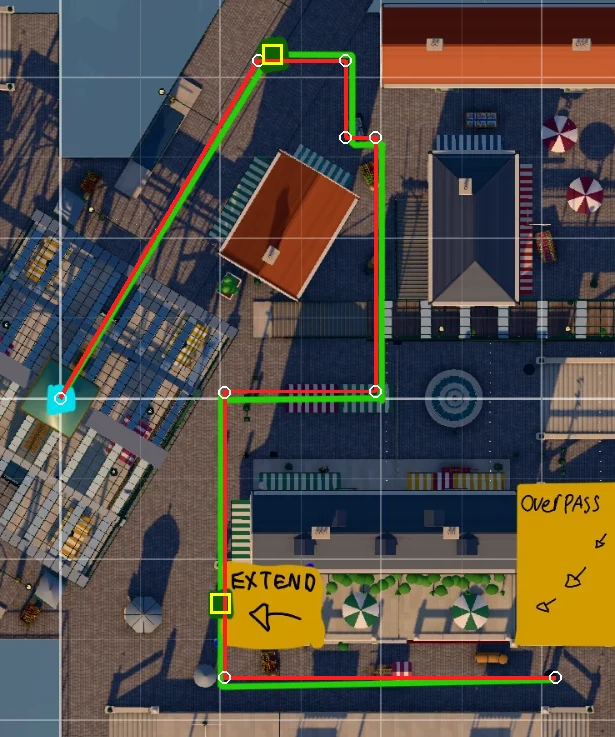
#> input picture tools/botlab/jobs/tower-stages/crossmarket-track.webp, 615 x 737 px, found by its file name
$ python art-sheet.py ../../tower-stages/crossmarket-drawn.webp ../../tower-stages/crossmarket-track.webp ../../tower-stages/crossmarket-track.webp ../../tower-stages/crossmarket-track.webp ../../tower-stages/crossmarket-track.webp ../../tower-stages/crossmarket-track.webp
#> lines starting #> are read from the running program, lines starting #| are printed output that depends on the picture
# Bluestone art phase (scratch): contact sheets of art-shots.cjs pictures. Run with python3 -I.
#   python3 -I art-sheet.py <dir> <out.jpg> <title> <rowkey,…> <colkey,…> <pattern with {r} and {c}> [thumb width]
# e.g. … out/art sheet.jpg "Places, day" circus,knee e1,e2,e3 "places-{r}-{c}-day.jpg" 560
import sys, os
from PIL import Image, ImageDraw, ImageFont
d, out, title, rows, cols, pat = sys.argv[1:7]
tw = int(sys.argv[7]) if len(sys.argv) > 7 else 560
rows, cols = rows.split(','), cols.split(',')
th = tw * 9 // 16
try: F = ImageFont.truetype('/System/Library/Fonts/Helvetica.ttc', 18); F2 = ImageFont.truetype('/System/Library/Fonts/Helvetica.ttc', 24)
except Exception: F = F2 = ImageFont.load_default()
lw, top = 110, 40
S = Image.new('RGB', (lw + tw * len(cols) + 4 * len(cols), top + (th + 4) * len(rows)), (32, 36, 44))
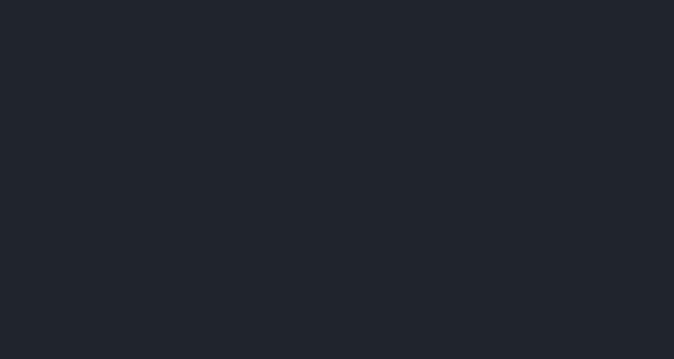
#> S: PIL image 674x359 RGB; mean R, G, B 32, 36, 44
g = ImageDraw.Draw(S)
g.text((10, 8), title, fill=(244, 233, 200), font=F2)
for j, c in enumerate(cols): g.text((lw + j * (tw + 4) + 6, top - 22), c, fill=(220, 220, 220), font=F)
for i, r in enumerate(rows):
    g.text((8, top + i * (th + 4) + th // 2 - 10), r, fill=(220, 220, 220), font=F)
    for j, c in enumerate(cols):
        p = os.path.join(d, pat.replace('{r}', r).replace('{c}', c))
        if not os.path.exists(p): continue
        im = Image.open(p).convert('RGB').resize((tw, th), Image.LANCZOS)
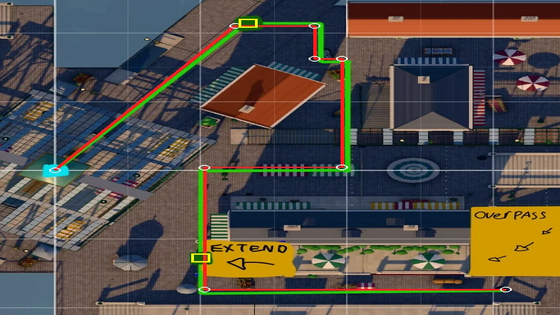
#> im: PIL image 560x315 RGB; mean R, G, B 83.1, 77.5, 70.2
        S.paste(im, (lw + j * (tw + 4), top + i * (th + 4)))
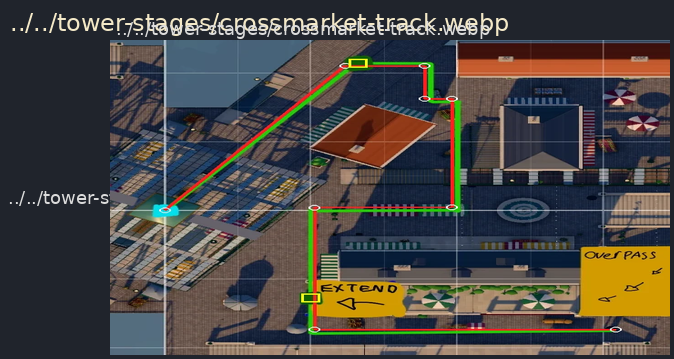
#> S: PIL image 674x359 RGB; mean R, G, B 72.4, 69.3, 65.7
q = 88
while True:
    S.save(out, quality=q, optimize=True)
    if os.path.getsize(out) < 295 * 1024 or q < 40: break
    q -= 6
#> after the loop, q = 88
print(out, os.path.getsize(out), q)
#| ../../tower-stages/crossmarket-track.webp 55808 88

$ run again, on tools/botlab/jobs/tower-stages/halyard-track.webp
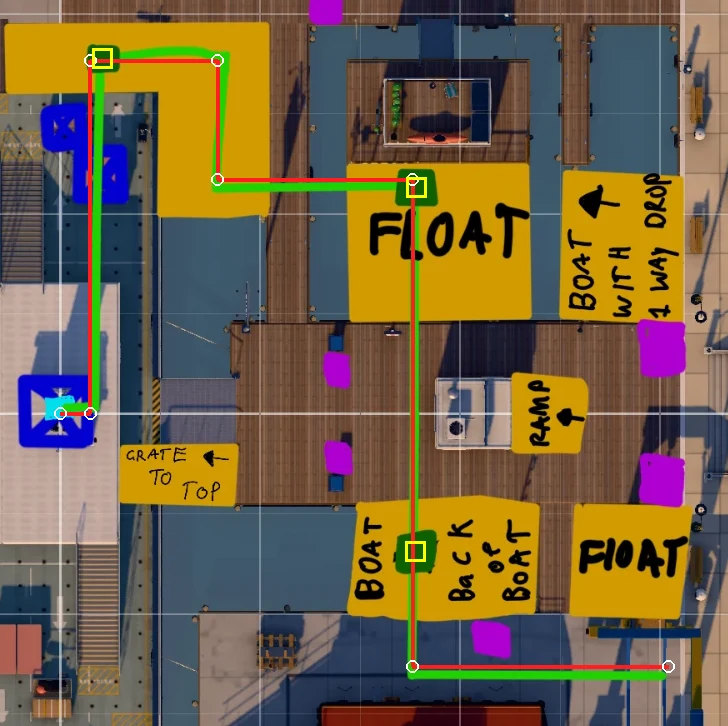
#> input picture tools/botlab/jobs/tower-stages/halyard-track.webp, 728 x 726 px, found by its file name
#> `im = Image.open(p).convert('RGB').resize((tw, th), Image.LANCZOS)`:
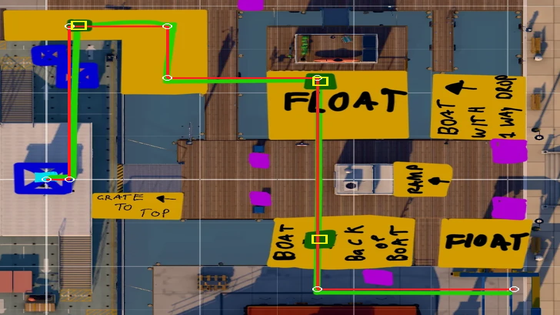
#> im: PIL image 560x315 RGB; mean R, G, B 114.4, 97.4, 69.1
#> `S.paste(im, (lw + j * (tw + 4), top + i * (th + 4)))`:
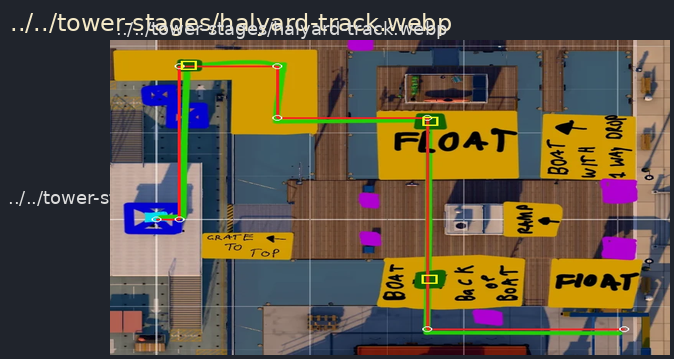
#> S: PIL image 674x359 RGB; mean R, G, B 95, 83.5, 64.7
#> after the loop `while True:`: q = 88
#| ../../tower-stages/halyard-track.webp 42920 88

$ run again, on tools/botlab/jobs/tower-stages/kelpline-track.webp
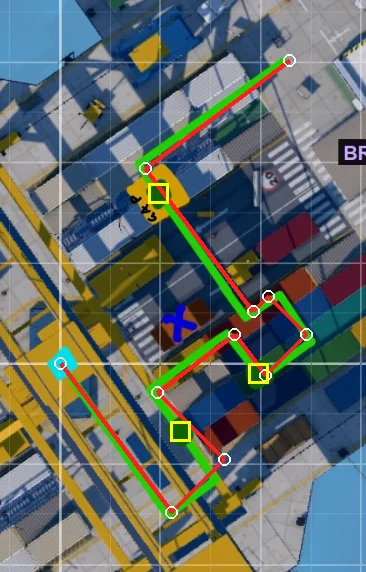
#> input picture tools/botlab/jobs/tower-stages/kelpline-track.webp, 366 x 572 px, found by its file name
#> `im = Image.open(p).convert('RGB').resize((tw, th), Image.LANCZOS)`:
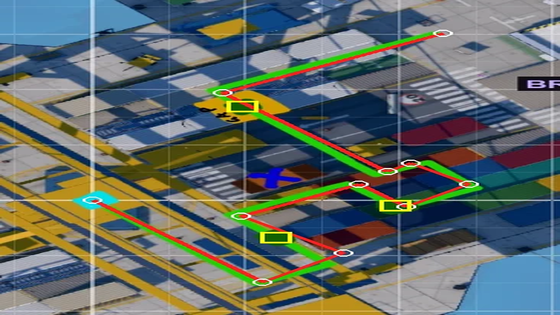
#> im: PIL image 560x315 RGB; mean R, G, B 97.9, 107.3, 103.2
#> `S.paste(im, (lw + j * (tw + 4), top + i * (th + 4)))`:
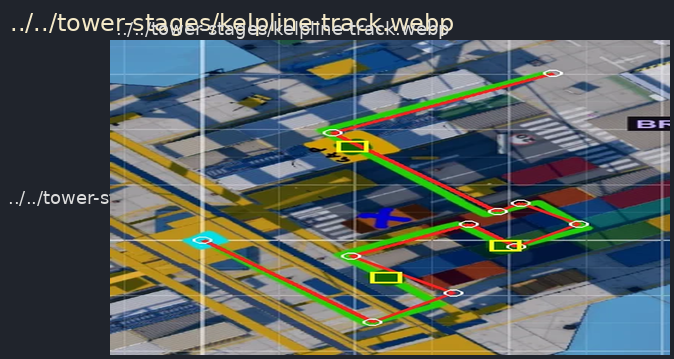
#> S: PIL image 674x359 RGB; mean R, G, B 83, 90.8, 89.6
#> after the loop `while True:`: q = 88
#| ../../tower-stages/kelpline-track.webp 54452 88
